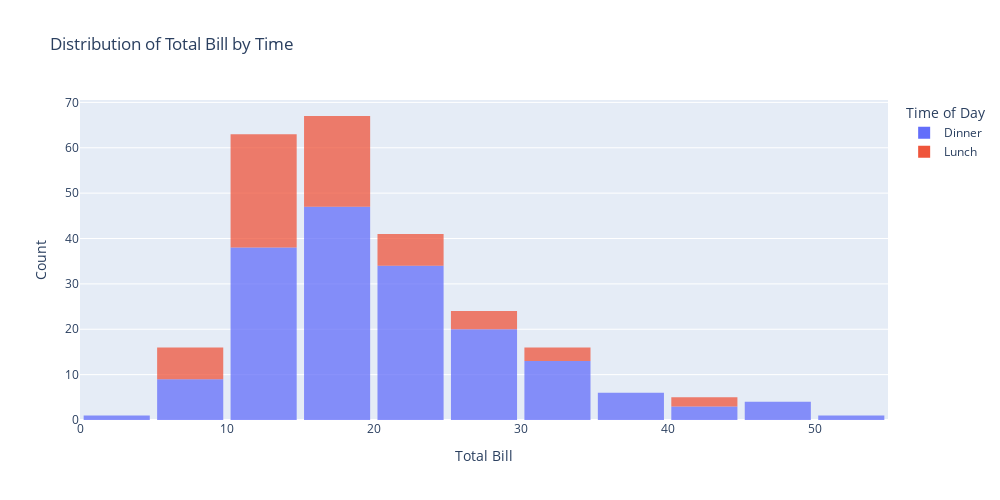

The code cell stored with this chart in its notebook:
### Markdown cell above
#### Задача 2: Создать гистограмму с расширенными возможностями настройки. 

Используйте набор данных tips. Создайте гистограмму для total_bill. Установите число бинов на 20 и цвет по времени.

### Code cell
fig = px.histogram(
    df, 
    x='total_bill', 
    nbins=20, 
    color='time',  # Цвет будет зависеть от времени ('Lunch' или 'Dinner')
    title='Distribution of Total Bill by Time',
    labels={'total_bill': 'Total Bill', 'time': 'Time of Day'},
    opacity=0.75
)

# Настройка дополнительных параметров
fig.update_layout(
    xaxis_title='Total Bill',
    yaxis_title='Count',
    bargap=0.1)

fig.update_layout(
    width=1000,  # Ширина
    height=500  # Высота
)

fig.show()

### Figure 1 — Plotly figure (JSON) as saved in the notebook; plotly's stock layout.template omitted (floating-point values rounded to 4 significant figures; data arrays with more than 128 entries replaced by an {"elided": "..."} marker saying what was removed)
{"data": [{"alignmentgroup": "True", "bingroup": "x", "hovertemplate": "Time of Day=Dinner<br>Total Bill=%{x}<br>count=%{y}<extra></extra>", "legendgroup": "Dinner", "marker": {"color": "#636efa", "opacity": 0.75, "pattern": {"shape": ""}}, "name": "Dinner", "nbinsx": 20, "offsetgroup": "Dinner", "orientation": "v", "showlegend": true, "type": "histogram", "x": {"elided": "176 float values"}, "xaxis": "x", "yaxis": "y"}, {"alignmentgroup": "True", "bingroup": "x", "hovertemplate": "Time of Day=Lunch<br>Total Bill=%{x}<br>count=%{y}<extra></extra>", "legendgroup": "Lunch", "marker": {"color": "#EF553B", "opacity": 0.75, "pattern": {"shape": ""}}, "name": "Lunch", "nbinsx": 20, "offsetgroup": "Lunch", "orientation": "v", "showlegend": true, "type": "histogram", "x": [27.2, 22.76, 17.29, 19.44, 16.66, 10.07, 32.68, 15.98, 34.83, 13.03, 18.28, 24.71, 21.16, 10.65, 12.43, 24.08, 11.69, 13.42, 14.26, 15.95, 12.48, 29.8, 8.52, 14.52, 11.38, 22.82, 19.08, 20.27, 11.17, 12.26, 18.26, 8.51, 10.33, 14.15, 16, 13.16, 17.47, 34.3, 41.19, 27.05, 16.43, 8.35, 18.64, 11.87, 9.78, 7.51, 19.81, 28.44, 15.48, 16.58, 7.56, 10.34, 43.11, 13, 13.51, 18.71, 12.74, 13, 16.4, 20.53, 16.47, 12.16, 13.42, 8.58, 15.98, 13.42, 16.27, 10.09], "xaxis": "x", "yaxis": "y"}], "layout": {"bargap": 0.1, "barmode": "relative", "height": 500, "legend": {"title": {"text": "Time of Day"}, "tracegroupgap": 0}, "title": {"text": "Distribution of Total Bill by Time"}, "width": 1000, "xaxis": {"anchor": "y", "autorange": true, "domain": [0, 1], "range": [0, 55], "title": {"text": "Total Bill"}, "type": "linear"}, "yaxis": {"anchor": "x", "autorange": true, "domain": [0, 1], "range": [0, 70.53], "title": {"text": "Count"}}}}
